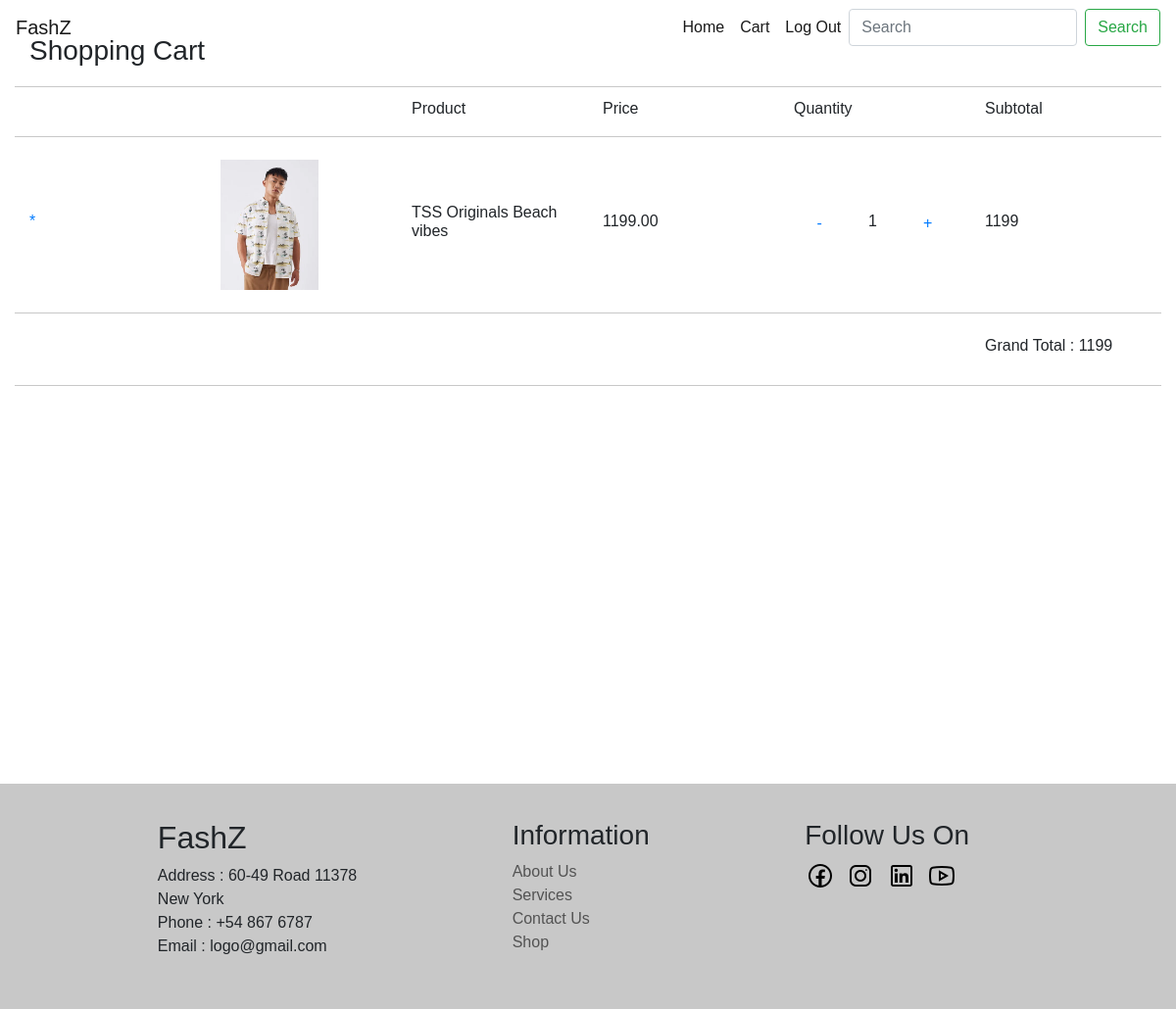
The page /viewcart/ (signed in) on the database its author committed.
### app1/models.py (models this page shows, shortened)
class CartItem(models.Model):
    crt = models.ForeignKey(cart,on_delete=models.CASCADE)
    pro = models.ForeignKey(product,on_delete=models.CASCADE)
    quantity = models.PositiveIntegerField(default=1)
    total_price = models.PositiveIntegerField(default=0)

class product(models.Model):
    product_name = models.CharField(max_length=50)
    product_desc = models.CharField(max_length=200)
    product_img = models.ImageField(upload_to='image/proimg')
    product_price = models.DecimalField(max_digits=6,decimal_places=2)
    cate = models.ForeignKey(Category,on_delete=models.CASCADE,null=True,blank=True)

class cart(models.Model):
    user = models.OneToOneField(User,on_delete=models.CASCADE,null=True)
    grandtotal = models.PositiveIntegerField(default=0)

### app1/views.py (the view)
# urls.py: path('viewcart/',views.viewcart,name='viewcart'),
@login_required(login_url='login')
def viewcart(request):
    try:
        crt = request.user.cart
    except:
        return HttpResponse('Empty cart')
    else:
        Cart = cart.objects.get(user=request.user)
        k = CartItem.objects.filter(crt=crt)
        Cart.grandtotal=0
        su = 0
        for i in k:
            su = su+i.total_price
        Cart.grandtotal=su
        Cart.save()
        return render(request,'cart.html',{"k":k,"j":Cart})

### templates/cart.html
{% extends 'home.html' %}
{% load static %}
{% block body_block %}
<div class="container cartCon">
    <div class="row cartRow">
        <div class="col-lg-12">
            <h3>Shopping Cart</h3>
            <div class="row cartRow1 justify-content-end">
                <div class="col-lg-2 col-sm-2"><h5>Product</h5></div>
                <div class="col-lg-2 col-sm-2"><h5>Price</h5></div>
                <div class="col-lg-2 col-sm-2"><h5>Quantity</h5></div>
                <div class="col-lg-2 col-sm-2"><h5>Subtotal</h5></div>
            </div>
            {% if k %}
            {% for i in k %}
            <div class="row cartRow2 d-flex align-items-center">
                    <div class="col-lg-2 col-sm-2 "><h5><a href="{% url 'removeitem' i.pro.id %}">*</a></h5></div>
                    <div class="col-lg-2 col-sm-2"><img src="{{i.pro.product_img.url}}" width="100" alt=""></div>
                    <div class="col-lg-2 col-sm-2 "><h5>{{i.pro.product_name}}</h5></div>
                    <div class="col-lg-2 col-sm-2 "><h5>{{i.pro.product_price}}</h5></div>
                    <div class="col-lg-2 col-sm-2 d-flex justify-content-around"><a href="{% url 'decrement' i.pro.id %}">-</a><h5>{{i.quantity}}</h5><a href="{% url 'increment' i.pro.id %}">+</a></div>
                    <div class="col-lg-2 col-sm-2 "><h5>{{i.total_price}}</h5></div>
            </div>
            {% endfor %}
            {% else %}
            <div class="row cartRow2 d-flex align-items-center justify-content-center">
                <h5>Empty Cart</h5>
            </div>
            {% endif %}
            <div class="row cartRow2 justify-content-end">
                <div class="col-lg-2 col-sm-2"><h5>Grand Total : {{j.grandtotal}}</h5></div>
            </div>
        </div>
    </div>
</div>
{% endblock %}

### static/css/ecom_styles.css (style rules this page uses)
* { margin: 0; padding:0; box-sizing: border-box; }
body { font-family: 'Poppins', sans-serif; overflow-x: hidden; }
.cartCon { min-height: 100vh; padding: 2% 0%; }
.cartRow h3 { padding: 1% 0%; }
.cartRow1 { border-bottom: 1px solid rgba(200,200,200,255); border-top: 1px solid rgba(200,200,200,255); padding: 1% 0%; }
.cartRow2 { border-bottom: 1px solid rgba(200,200,200,255); padding: 2% 0%; }
.cartRow h5 { font-size: 16px; }

### rows shown on the page
CartItem: pro.product_img (picture), pro.product_name "TSS Originals Beach vibes", pro.product_price "1199.00", quantity "1", total_price "1199"
cart: grandtotal "1199"
